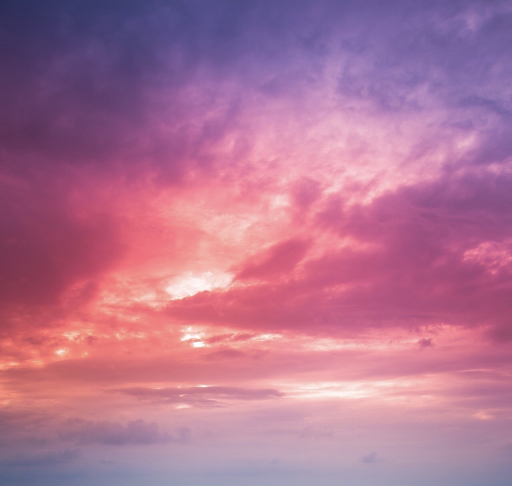
#> input picture Data/img.jpeg, 1024 x 972 px (shown at 1/2 size)
$ jupyter execute '09. 이미지 회전.ipynb'
#> lines starting #> are read from the running program, lines starting #| are printed output that depends on the picture
# 9. 이미지 회전

[cell 1]
import cv2

## 이미지 출력 함수 정의

[cell 2]
def showImage(str):

    cv2.imshow('My Image', str)

    cv2.waitKey(5000) # 5초간 키 입력 대기
    cv2.destroyAllWindows() # 모든 창 닫기

    cv2.waitKey(1); cv2.waitKey(1); cv2.waitKey(1); cv2.waitKey(1) # Windows 운영체제에서는 생략

## 시계 방향 90도 회전

[cell 3]
img = cv2.imread('Data/img.jpeg')
#> img is the input picture: shape (972, 1024, 3); mean B, G, R 146.5, 115.6, 176.8
rotate = cv2.rotate(img, cv2.ROTATE_90_CLOCKWISE)   # 시계 방향으로 90도 회전
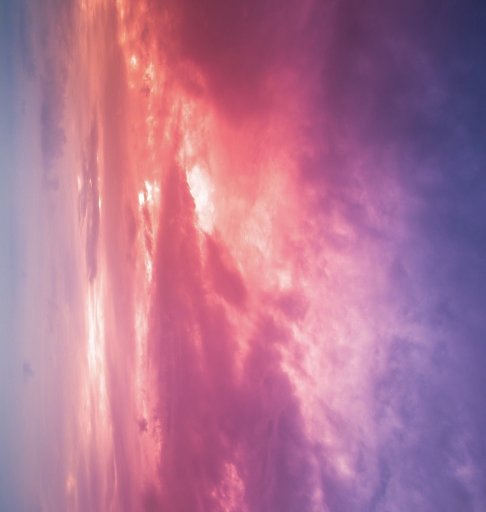
#> rotate: shape (1024, 972, 3) (shown at 1/2 size); mean B, G, R 146.5, 115.6, 176.8
showImage(rotate)

## 180도 회전

[cell 4]
img = cv2.imread('Data/img.jpeg')
rotate = cv2.rotate(img, cv2.ROTATE_180)   # 180도 회전
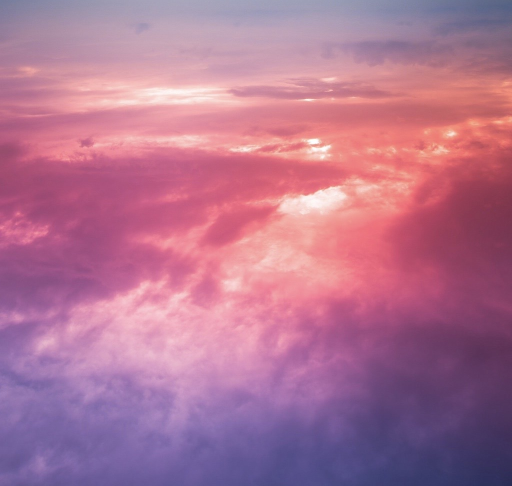
#> rotate: shape (972, 1024, 3) (shown at 1/2 size); mean B, G, R 146.5, 115.6, 176.8
showImage(rotate)

$ run again, with Data/news.jpg copied over Data/img.jpeg
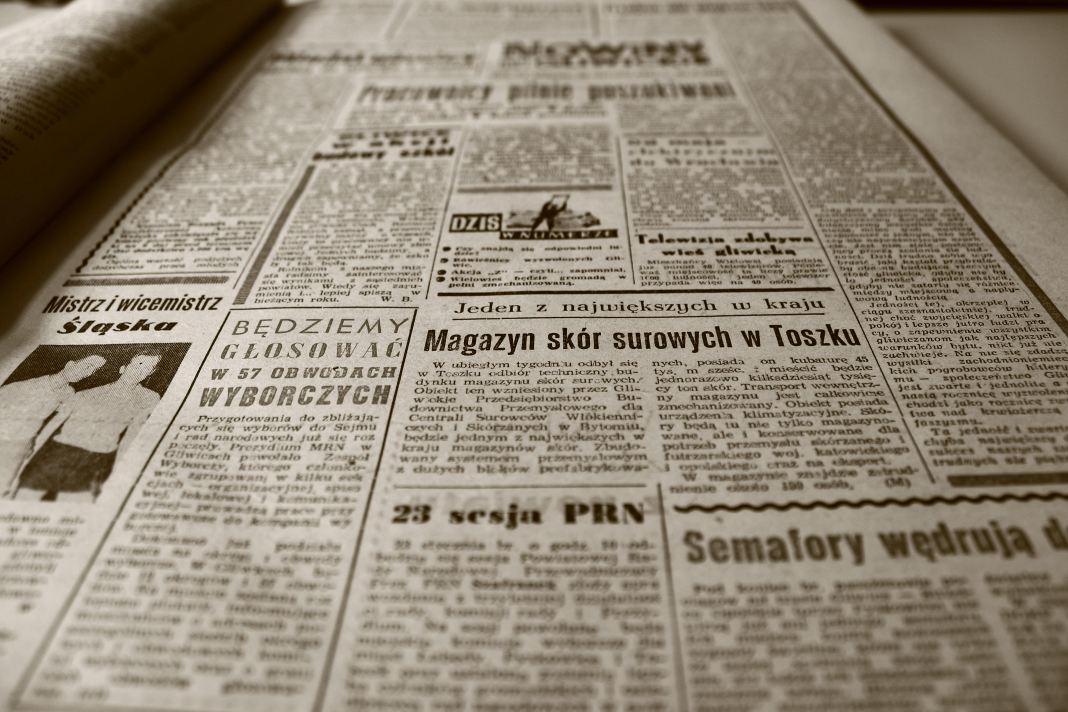
#> input picture Data/news.jpg, 4272 x 2848 px (shown at 1/4 size)
#> img is the input picture: shape (2848, 4272, 3); mean B, G, R 118.7, 135.1, 145.9
#> `rotate = cv2.rotate(img, cv2.ROTATE_90_CLOCKWISE)`:
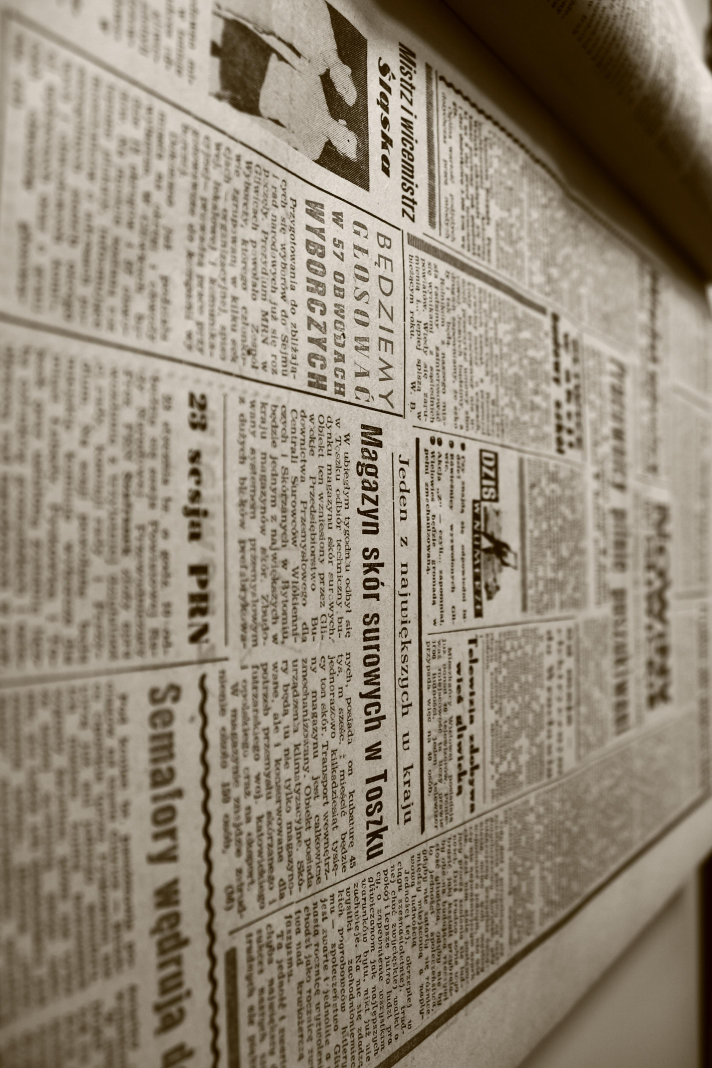
#> rotate: shape (4272, 2848, 3) (shown at 1/4 size); mean B, G, R 118.7, 135.1, 145.9
#> `rotate = cv2.rotate(img, cv2.ROTATE_180)`:
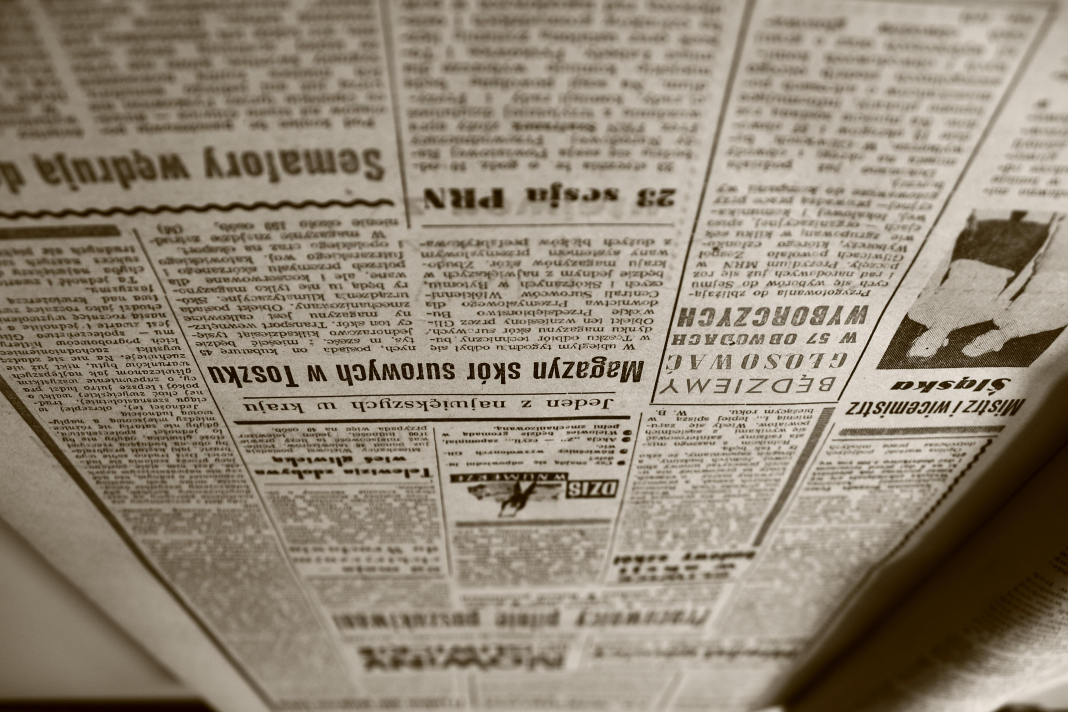
#> rotate: shape (2848, 4272, 3) (shown at 1/4 size); mean B, G, R 118.7, 135.1, 145.9
